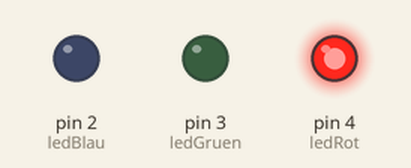
This sketch was run on a simulated Arduino Nano, built with avr-gcc and run on an emulated ATmega328P. On the bench: output pins drawn as LEDs (lit = HIGH).

Above: at 0.1 s.
At 1.3 s:
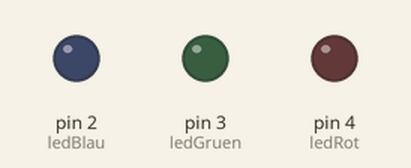
At 9.0 s:
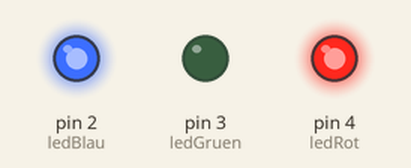
At 16.7 s:
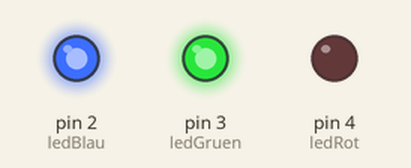
At 19.3 s:
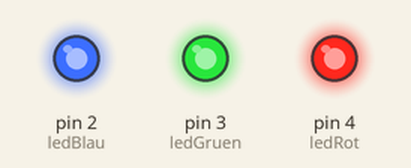
At 37.2 s:
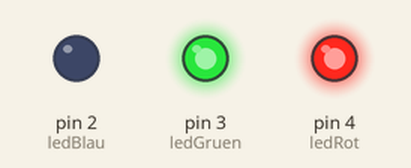
Timing chart, 0 to 40.0 s (numbered marks = the images above):
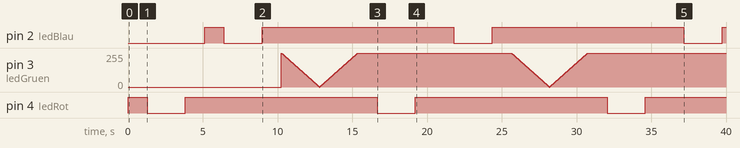

The sketch:

MagicWandPWM.ino
```cpp
// Zauberstab LED PWM
// 240221 Thomas Peetz
//
// An ein Microcontrollerboard Arduino Nano 33 BLE ist eine RGB-LED ueber 180 Ohm Vorwiderstaende angeschlossen.
// Zuordnung der Pins GPIO 02 LED Blau
//                    GPIO 03 LED Gruen
//                    GPIO 04 LED Rot
// Die verwendeten GPIO Pins koennen ueber PWM Signale angesteuert werden, damit ist eine Farbmischung moeglich.
//

int ledBlau = 2;
int ledGruen = 3;
int ledRot = 4;
int speed = 10;

void setup() {
}

void loop() {
  for (int i=255; i>=0; i--){
    analogWrite(ledRot, i);
    delay(speed);
  }
  for (int i=0; i<=255; i++){
    analogWrite(ledRot, i);
    delay(speed);
  }
  for (int i=255; i>=0; i--){
    analogWrite(ledBlau, i);
    delay(speed);
  }
  for (int i=0; i<=255; i++){
    analogWrite(ledBlau, i);
    delay(speed);
  }
    for (int i=255; i>=0; i--){
    analogWrite(ledGruen, i);
    delay(speed);
  }
  for (int i=0; i<=255; i++){
    analogWrite(ledGruen, i);
    delay(speed);
  }
}
```

Measured:
- by itself, pin 2 (ledBlau), pin 4 (ledRot): repeats every 15.4 s: LOW 2.6 s, HIGH 12.8 s
